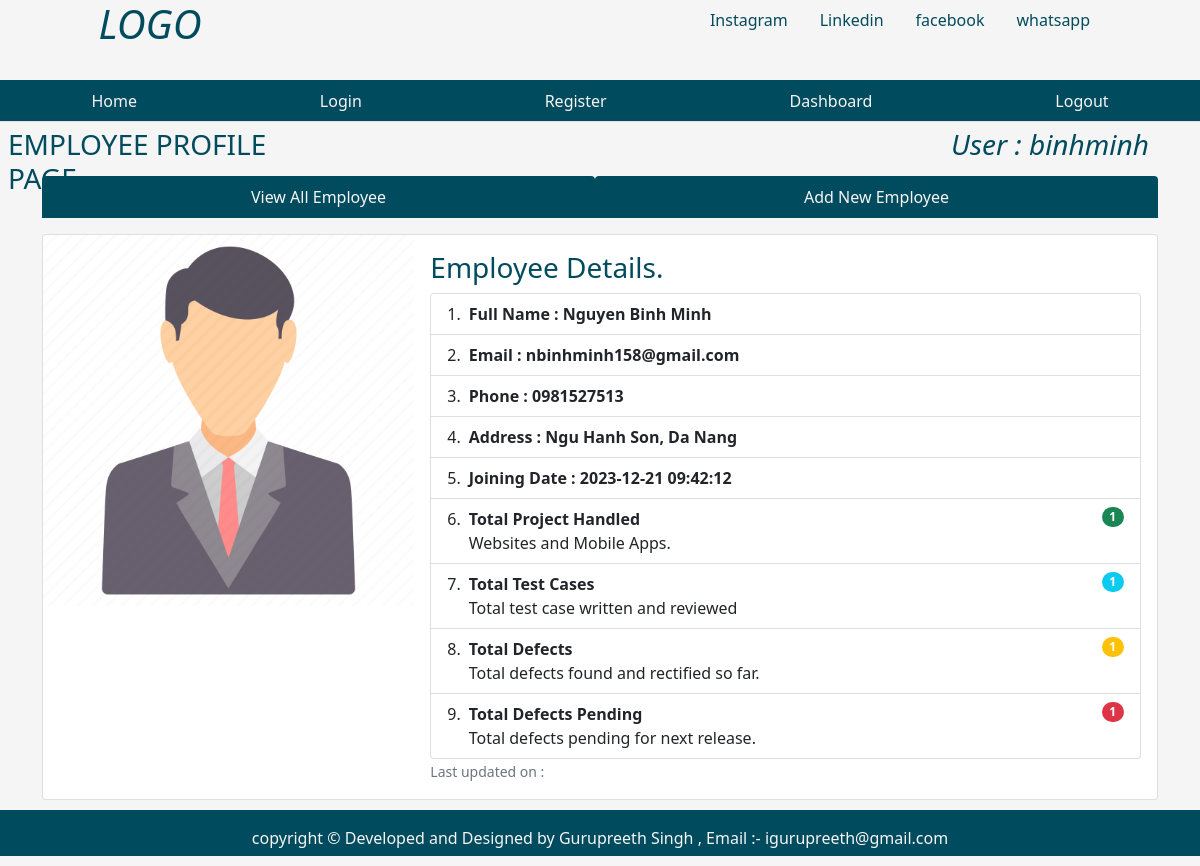
/singleemployeeprofile/1 (signed in), run on the app's committed database.
### tables this page shows
CREATE TABLE users( id integer PRIMARY key, name text not null, password text not null, admin boolean not null DEFAULT '0');

CREATE TABLE emp (empid integer PRIMARY key, name text not null, email text, phone text, address text, joining_date timestamp DEFAULT CURRENT_TIMESTAMP, total_projects integer DEFAULT 1, total_test_case integer DEFAULT 1, total_defects_found integer DEFAULT 1, total_defects_pending integer DEFAULT 1);

### app.py (the view)
@app.route('/singleemployeeprofile/<int:empid>')
def singleemployeeprofile(empid):
    user = get_current_user()
    db = get_database()
    emp_cur = db.execute('select * from emp where empid = ?', [empid])
    single_emp = emp_cur.fetchone()
    return render_template('singleemployeeprofile.html', user = user, single_emp = single_emp)

### app.py (called while the page is built)
@app.teardown_appcontext
def close_database(error):
    if hasattr(g, 'employee_db'):
        g.employee_db.close()

def get_current_user():
    user = None
    if 'user' in session:
        user = session['user']
        db = get_database()
        user_cur = db.execute('select * from users where name = ?', [user])
        user = user_cur.fetchone()
    return user

### database.py (called while the page is built)
def connect_to_database():
    sql = sqlite3.connect('E:/code/Py/employee_management/employee.db')
    sql.row_factory = sqlite3.Row
    return sql

def get_database():
    if not hasattr(g, 'employee_db'):
        g.employee_db = connect_to_database()
    return g.employee_db

### templates/singleemployeeprofile.html (shortened to what this page needs)
{% from "showlinks.html" import show_links, showsocialmedialinks%}
<!DOCTYPE html>
<html lang="en">
<head>
    <link href="https://cdn.jsdelivr.net/npm/bootstrap@5.1.3/dist/css/bootstrap.min.css" rel="stylesheet">
    <link rel="stylesheet" href="{{ url_for('static', filename='singleemp.css')}}" type = "text/css">
</head>
<body>
      <div class="parent">
        <div class="child child1">
            <h1 class="text-center"><i>LOGO</i></h1>
        </div>
        <div class="child child2">
          {{ showsocialmedialinks() }}
        </div>
        <div class="child child3">
          {{ show_links() }}
      </div>
        <div class="child child4">
          <h3 class="m-2">EMPLOYEE PROFILE PAGE</h3>
      </div>
      <div class="child child5" style="color:rgb(0, 75, 93);">
        {% if user %}
        <h3 class="m-2"><i>User :  {{ user['name'] }}</i></h3>
        {% endif %}
      </div>
        <div class="child child6 container">
            <ul class="nav nav-tabs nav-fill mb-3">
                <li class="nav-item">
                  <a class="nav-link" style=" background-color:rgb(0, 75, 93); color:whitesmoke;"  href="{{ url_for('dashboard') }}">View All Employee</a>
                </li>
                <li class="nav-item">
                  <a class="nav-link" style=" background-color:rgb(0, 75, 93); color:whitesmoke;"  href="{{ url_for('addnewemployee') }}">Add New Employee</a>
                </li>
              </ul>
            <div class="centercontent">
                <div class="card">
                    <div class="row g-0">
                      <div class="col-md-4">
                        <img src="{{ url_for('static', filename='profile.png')}}"class="img-fluid rounded-start" alt="employee image">
                      </div>
                      <div class="col-md-8">
                        <div class="card-body">
                          <h3 class="card-title">Employee Details.</h3>
                          {% if single_emp %}
                          <ul class="list-group list-group-numbered">
                            <li class="list-group-item d-flex justify-content-between align-items-start">
                              <div class="ms-2 me-auto">
                                <div class="fw-bold">Full Name : {{single_emp['name']}}</div>
                              </div>
                            <li class="list-group-item d-flex justify-content-between align-items-start">
                              <div class="ms-2 me-auto">
                                <div class="fw-bold">Email : {{single_emp['email']}}</div>
                                </div>
                            <li class="list-group-item d-flex justify-content-between align-items-start">
                              <div class="ms-2 me-auto">
                                <div class="fw-bold">Phone : {{single_emp['phone']}}</div>
                                </div>
                              <li class="list-group-item d-flex justify-content-between align-items-start">
                                <div class="ms-2 me-auto">
                                  <div class="fw-bold">Address : {{single_emp['address']}}</div>
                                    </div>
                              </li>
                              <li class="list-group-item d-flex justify-content-between align-items-start">
                                <div class="ms-2 me-auto">
                                  <div class="fw-bold">Joining Date : {{single_emp['joining_date']}}</div>
                                </div>
                              </li>
                              <li class="list-group-item d-flex justify-content-between align-items-start">
                                <div class="ms-2 me-auto">
                                  <div class="fw-bold">Total Project Handled</div>
                                  Websites and Mobile Apps.
                                </div>
                                <span class="badge bg-success rounded-pill">{{single_emp['total_projects']}}</span>
                              </li>
                              <li class="list-group-item d-flex justify-content-between align-items-start">
                                <div class="ms-2 me-auto">
                                  <div class="fw-bold">Total Test Cases</div>
                                  Total test case written and reviewed
                                </div>
                                <span class="badge bg-info rounded-pill">{{single_emp['total_test_case']}}</span>
                              </li>
                              <li class="list-group-item d-flex justify-content-between align-items-start">
                                <div class="ms-2 me-auto">
                                  <div class="fw-bold">Total Defects</div>
                                  Total defects found and rectified so far.
                                </div>
                                <span class="badge bg-warning rounded-pill">{{single_emp['total_defects_found']}}</span>
                              </li>
                              <li class="list-group-item d-flex justify-content-between align-items-start">
                                <div class="ms-2 me-auto">
                                  <div class="fw-bold">Total Defects Pending</div>
                                  Total defects pending for next release.
                                </div>
                                <span class="badge bg-danger rounded-pill">{{single_emp['total_defects_pending']}}</span>
                              </li>
                          </ul>
                          {% endif %}
                          <p class="card-text"><small class="text-muted">Last updated on : </small></p>
                        </div>
                      </div>
                    </div>
                  </div>
            </div>
        </div>
        <div class="child child7" style="background-color:rgb(0, 75, 93); color:whitesmoke;">
            <p class="p-3 text-center">copyright &copy; Developed and Designed by Gurupreeth Singh , Email :- igurupreeth@gmail.com</p>
        </div>
      </div>
</body>
</html>

### static/singleemp.css (style rules this page uses)
html, body { height: 100%; background-color:whitesmoke; color:rgb(0, 75, 93); }
.parent { height: 100%; display: grid; grid-template-columns: repeat(4, 1fr); grid-template-rows: 10% 5% 7% auto 7%; }
.child { margin-bottom: 10px; }
.child1 { grid-column: 1/2; grid-row: 1/2; }
.child2 { grid-column: 3/-1; grid-row: 1/2; }
.child3 { grid-column: 1/-1; grid-row: 2/3; }
.child4 { grid-column: 1/2; grid-row: 3/4; }
.child5 { grid-column: 4/5; grid-row: 3/4; text-align:center; }
.child6 { grid-column: 1/-1; grid-row: 4/5; }
.child7 { grid-column: 1/-1; grid-row: 5/6; }

### data on the page
users: name "binhminh"
emp: name "Nguyen Binh Minh", email "nbinhminh158@gmail.com", phone "0981527513", address "Ngu Hanh Son, Da Nang", joining_date "2023-12-21 09:42:12", total_projects "1", total_test_case "1", total_defects_found "1", total_defects_pending "1"
